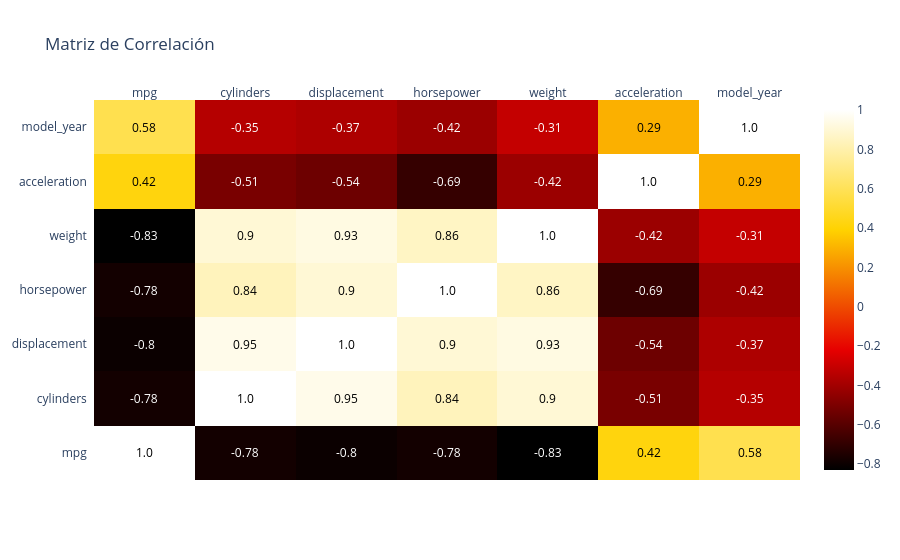

Notebook source saved alongside this figure:
### Code cell
# Crear matriz de correlación con plotly
import plotly.figure_factory as ff

corr_matrix = df[numerical_vars].corr().round(2)

# Crear gráfico
fig = ff.create_annotated_heatmap(
    z=corr_matrix.values,
    x=corr_matrix.columns.tolist(),
    y=corr_matrix.index.tolist(),
    colorscale='hot',
    showscale=True,
    annotation_text=corr_matrix.values
)

fig.update_layout(
    title='Matriz de Correlación'
)

fig.show()

### Figure 1 — Plotly figure (JSON) as saved in the notebook; plotly's stock layout.template omitted (floating-point values rounded to 4 significant figures)
{"data": [{"colorscale": [[0, "rgb(0,0,0)"], [0.3333, "rgb(230,0,0)"], [0.6667, "rgb(255,210,0)"], [1, "rgb(255,255,255)"]], "reversescale": false, "showscale": true, "type": "heatmap", "x": ["mpg", "cylinders", "displacement", "horsepower", "weight", "acceleration", "model_year"], "y": ["mpg", "cylinders", "displacement", "horsepower", "weight", "acceleration", "model_year"], "z": [[1.0, -0.78, -0.8, -0.78, -0.83, 0.42, 0.58], [-0.78, 1.0, 0.95, 0.84, 0.9, -0.51, -0.35], [-0.8, 0.95, 1.0, 0.9, 0.93, -0.54, -0.37], [-0.78, 0.84, 0.9, 1.0, 0.86, -0.69, -0.42], [-0.83, 0.9, 0.93, 0.86, 1.0, -0.42, -0.31], [0.42, -0.51, -0.54, -0.69, -0.42, 1.0, 0.29], [0.58, -0.35, -0.37, -0.42, -0.31, 0.29, 1.0]]}], "layout": {"annotations": [{"font": {"color": "#000000"}, "showarrow": false, "text": "1.0", "x": "mpg", "xref": "x", "y": "mpg", "yref": "y"}, {"font": {"color": "#FFFFFF"}, "showarrow": false, "text": "-0.78", "x": "cylinders", "xref": "x", "y": "mpg", "yref": "y"}, {"font": {"color": "#FFFFFF"}, "showarrow": false, "text": "-0.8", "x": "displacement", "xref": "x", "y": "mpg", "yref": "y"}, {"font": {"color": "#FFFFFF"}, "showarrow": false, "text": "-0.78", "x": "horsepower", "xref": "x", "y": "mpg", "yref": "y"}, {"font": {"color": "#FFFFFF"}, "showarrow": false, "text": "-0.83", "x": "weight", "xref": "x", "y": "mpg", "yref": "y"}, {"font": {"color": "#000000"}, "showarrow": false, "text": "0.42", "x": "acceleration", "xref": "x", "y": "mpg", "yref": "y"}, {"font": {"color": "#000000"}, "showarrow": false, "text": "0.58", "x": "model_year", "xref": "x", "y": "mpg", "yref": "y"}, {"font": {"color": "#FFFFFF"}, "showarrow": false, "text": "-0.78", "x": "mpg", "xref": "x", "y": "cylinders", "yref": "y"}, {"font": {"color": "#000000"}, "showarrow": false, "text": "1.0", "x": "cylinders", "xref": "x", "y": "cylinders", "yref": "y"}, {"font": {"color": "#000000"}, "showarrow": false, "text": "0.95", "x": "displacement", "xref": "x", "y": "cylinders", "yref": "y"}, {"font": {"color": "#000000"}, "showarrow": false, "text": "0.84", "x": "horsepower", "xref": "x", "y": "cylinders", "yref": "y"}, {"font": {"color": "#000000"}, "showarrow": false, "text": "0.9", "x": "weight", "xref": "x", "y": "cylinders", "yref": "y"}, {"font": {"color": "#FFFFFF"}, "showarrow": false, "text": "-0.51", "x": "acceleration", "xref": "x", "y": "cylinders", "yref": "y"}, {"font": {"color": "#FFFFFF"}, "showarrow": false, "text": "-0.35", "x": "model_year", "xref": "x", "y": "cylinders", "yref": "y"}, {"font": {"color": "#FFFFFF"}, "showarrow": false, "text": "-0.8", "x": "mpg", "xref": "x", "y": "displacement", "yref": "y"}, {"font": {"color": "#000000"}, "showarrow": false, "text": "0.95", "x": "cylinders", "xref": "x", "y": "displacement", "yref": "y"}, {"font": {"color": "#000000"}, "showarrow": false, "text": "1.0", "x": "displacement", "xref": "x", "y": "displacement", "yref": "y"}, {"font": {"color": "#000000"}, "showarrow": false, "text": "0.9", "x": "horsepower", "xref": "x", "y": "displacement", "yref": "y"}, {"font": {"color": "#000000"}, "showarrow": false, "text": "0.93", "x": "weight", "xref": "x", "y": "displacement", "yref": "y"}, {"font": {"color": "#FFFFFF"}, "showarrow": false, "text": "-0.54", "x": "acceleration", "xref": "x", "y": "displacement", "yref": "y"}, {"font": {"color": "#FFFFFF"}, "showarrow": false, "text": "-0.37", "x": "model_year", "xref": "x", "y": "displacement", "yref": "y"}, {"font": {"color": "#FFFFFF"}, "showarrow": false, "text": "-0.78", "x": "mpg", "xref": "x", "y": "horsepower", "yref": "y"}, {"font": {"color": "#000000"}, "showarrow": false, "text": "0.84", "x": "cylinders", "xref": "x", "y": "horsepower", "yref": "y"}, {"font": {"color": "#000000"}, "showarrow": false, "text": "0.9", "x": "displacement", "xref": "x", "y": "horsepower", "yref": "y"}, {"font": {"color": "#000000"}, "showarrow": false, "text": "1.0", "x": "horsepower", "xref": "x", "y": "horsepower", "yref": "y"}, {"font": {"color": "#000000"}, "showarrow": false, "text": "0.86", "x": "weight", "xref": "x", "y": "horsepower", "yref": "y"}, {"font": {"color": "#FFFFFF"}, "showarrow": false, "text": "-0.69", "x": "acceleration", "xref": "x", "y": "horsepower", "yref": "y"}, {"font": {"color": "#FFFFFF"}, "showarrow": false, "text": "-0.42", "x": "model_year", "xref": "x", "y": "horsepower", "yref": "y"}, {"font": {"color": "#FFFFFF"}, "showarrow": false, "text": "-0.83", "x": "mpg", "xref": "x", "y": "weight", "yref": "y"}, {"font": {"color": "#000000"}, "showarrow": false, "text": "0.9", "x": "cylinders", "xref": "x", "y": "weight", "yref": "y"}, {"font": {"color": "#000000"}, "showarrow": false, "text": "0.93", "x": "displacement", "xref": "x", "y": "weight", "yref": "y"}, {"font": {"color": "#000000"}, "showarrow": false, "text": "0.86", "x": "horsepower", "xref": "x", "y": "weight", "yref": "y"}, {"font": {"color": "#000000"}, "showarrow": false, "text": "1.0", "x": "weight", "xref": "x", "y": "weight", "yref": "y"}, {"font": {"color": "#FFFFFF"}, "showarrow": false, "text": "-0.42", "x": "acceleration", "xref": "x", "y": "weight", "yref": "y"}, {"font": {"color": "#FFFFFF"}, "showarrow": false, "text": "-0.31", "x": "model_year", "xref": "x", "y": "weight", "yref": "y"}, {"font": {"color": "#000000"}, "showarrow": false, "text": "0.42", "x": "mpg", "xref": "x", "y": "acceleration", "yref": "y"}, {"font": {"color": "#FFFFFF"}, "showarrow": false, "text": "-0.51", "x": "cylinders", "xref": "x", "y": "acceleration", "yref": "y"}, {"font": {"color": "#FFFFFF"}, "showarrow": false, "text": "-0.54", "x": "displacement", "xref": "x", "y": "acceleration", "yref": "y"}, {"font": {"color": "#FFFFFF"}, "showarrow": false, "text": "-0.69", "x": "horsepower", "xref": "x", "y": "acceleration", "yref": "y"}, {"font": {"color": "#FFFFFF"}, "showarrow": false, "text": "-0.42", "x": "weight", "xref": "x", "y": "acceleration", "yref": "y"}, {"font": {"color": "#000000"}, "showarrow": false, "text": "1.0", "x": "acceleration", "xref": "x", "y": "acceleration", "yref": "y"}, {"font": {"color": "#000000"}, "showarrow": false, "text": "0.29", "x": "model_year", "xref": "x", "y": "acceleration", "yref": "y"}, {"font": {"color": "#000000"}, "showarrow": false, "text": "0.58", "x": "mpg", "xref": "x", "y": "model_year", "yref": "y"}, {"font": {"color": "#FFFFFF"}, "showarrow": false, "text": "-0.35", "x": "cylinders", "xref": "x", "y": "model_year", "yref": "y"}, {"font": {"color": "#FFFFFF"}, "showarrow": false, "text": "-0.37", "x": "displacement", "xref": "x", "y": "model_year", "yref": "y"}, {"font": {"color": "#FFFFFF"}, "showarrow": false, "text": "-0.42", "x": "horsepower", "xref": "x", "y": "model_year", "yref": "y"}, {"font": {"color": "#FFFFFF"}, "showarrow": false, "text": "-0.31", "x": "weight", "xref": "x", "y": "model_year", "yref": "y"}, {"font": {"color": "#000000"}, "showarrow": false, "text": "0.29", "x": "acceleration", "xref": "x", "y": "model_year", "yref": "y"}, {"font": {"color": "#000000"}, "showarrow": false, "text": "1.0", "x": "model_year", "xref": "x", "y": "model_year", "yref": "y"}], "title": {"text": "Matriz de Correlación"}, "xaxis": {"dtick": 1, "gridcolor": "rgb(0, 0, 0)", "side": "top", "ticks": ""}, "yaxis": {"dtick": 1, "ticks": "", "ticksuffix": "  "}}}
